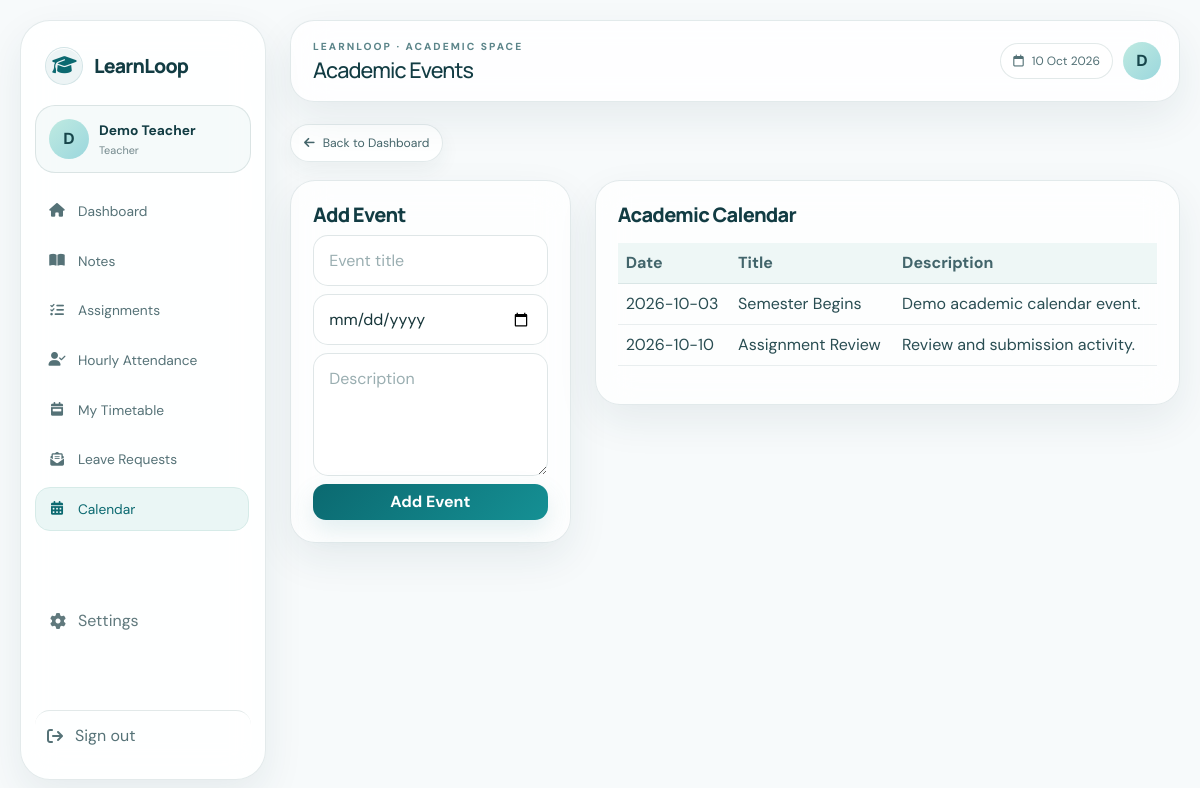
Page /teacher/events.php (signed in) on the committed database.
### tables this page shows
CREATE TABLE tbl_events(id INT NOT NULL AUTO_INCREMENT,title VARCHAR(150) NOT NULL,date DATE NOT NULL,description TEXT NOT NULL,created_at TIMESTAMP NOT NULL DEFAULT CURRENT_TIMESTAMP,created_by VARCHAR(100) NOT NULL,PRIMARY KEY(id),INDEX(date));

### includes/auth.php (called while the page is built, shortened)
<?php
function e($value) { return htmlspecialchars((string)$value, ENT_QUOTES, 'UTF-8'); }

### teacher/events.php (the view, shortened to what this page needs)
<?php
require_once '../includes/auth.php'; require_role('teacher'); require_once '../config/db.php'; $page_title='Academic Events'; $msg='';
$events=$conn->query("SELECT * FROM tbl_events ORDER BY date ASC");require '../includes/header.php'; ?><div class="row g-4"><div class="col-lg-4"><div class="panel"><h5>Add Event</h5><?php if($msg):?><div class="alert alert-success"><?php echo e($msg);?></div><?php endif;?><form method="POST"><input class="form-control mb-2" name="title" placeholder="Event title" required><input class="form-control mb-2" type="date" name="date" required><textarea class="form-control mb-2" name="description" rows="4" placeholder="Description" required></textarea><button class="btn btn-primary w-100">Add Event</button></form></div></div><div class="col-lg-8"><div class="panel"><h5>Academic Calendar</h5><div class="table-responsive mt-3"><table class="table"><thead><tr><th>Date</th><th>Title</th><th>Description</th></tr></thead><tbody><?php while($ev=$events->fetch_assoc()):?><tr><td><?php echo e($ev['date']);?></td><td><?php echo e($ev['title']);?></td><td><?php echo e($ev['description']);?></td></tr><?php endwhile;?></tbody></table></div></div></div></div><?php require '../includes/footer.php'; ?>

### rows in the picture
tbl_events: date "2026-10-03", title "Semester Begins", description "Demo academic calendar event."
tbl_events: date "2026-10-10", title "Assignment Review", description "Review and submission activity."

### other values in the picture
substr($_SESSION['name'] ?? 'U',0,1) "D"
$_SESSION['name'] "Demo Teacher"
$role "Teacher"
$page_title "Academic Events"
